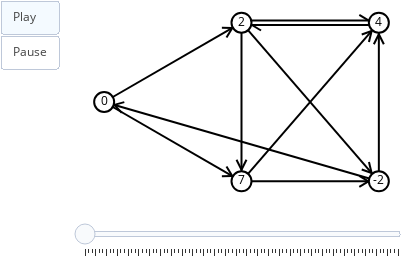

Here is the notebook cell this chart was saved with:
### Code cell
red = (255, 0, 0)  # linha nova
blue = (0, 0, 255) # linha nova
frames = []        # linha nova

sn.reset_node_colors(g) # linha nova
sn.reset_edge_colors(g) # linha nova
snapshot(g, frames)     # linha nova

from math import inf, isinf

s = 0

for n in g.nodes():
    g.node[n]['d'] = inf

g.node[s]['d'] = 0

for i in range(g.number_of_nodes() - 1):
    for n, m in g.edges():
        d = g.node[n]['d'] + g.edge[n][m]['c']
        
        g.edge[n][m]['color'] = red # linha nova
        snapshot(g, frames)  
        
        if g.node[m]['d'] > d:
            g.node[m]['d'] = d
            snapshot(g, frames)                   # linha nova

        g.edge[n][m]['color'] = sn.edge_color # linha nova
        snapshot(g, frames)  

sn.show_animation(frames)

### Figure 1 — Plotly figure (JSON) as saved in the notebook; plotly's stock layout.template omitted (floating-point values rounded to 4 significant figures)
{"data": [{"hoverinfo": "none", "line": {"color": "rgb(0, 0, 0)", "width": 2}, "mode": "lines", "x": [0, 0.5, null, 0.4664, 0.4454, null, 0.4664, 0.4286, null], "y": [0.5, 1, null, 0.9664, 0.9062, null, 0.9664, 0.9678, null]}, {"hoverinfo": "none", "line": {"color": "rgb(0, 0, 0)", "width": 2}, "mode": "lines", "x": [0, 0.5, null, 0.4664, 0.4286, null, 0.4664, 0.4454, null], "y": [0.5, 0, null, 0.03357, 0.03224, null, 0.03357, 0.09382, null]}, {"hoverinfo": "none", "line": {"color": "rgb(0, 0, 0)", "width": 2}, "mode": "lines", "x": [0.5, 1, null, 0.9621, 0.9289, null], "y": [1.014, 1.014, null, 1.014, 1.049, null]}, {"hoverinfo": "none", "line": {"color": "rgb(0, 0, 0)", "width": 2}, "mode": "lines", "x": [0.5, 0.5, null, 0.5, 0.4818, null, 0.5, 0.5182, null], "y": [1, 0, null, 0.07246, 0.1361, null, 0.07246, 0.1361, null]}, {"hoverinfo": "none", "line": {"color": "rgb(0, 0, 0)", "width": 2}, "mode": "lines", "x": [0.5, 1, null, 0.9738, 0.9377, null, 0.9738, 0.964, null], "y": [1, 0, null, 0.05237, 0.07431, null, 0.05237, 0.1223, null]}, {"hoverinfo": "none", "line": {"color": "rgb(0, 0, 0)", "width": 2}, "mode": "lines", "x": [1, 0.5, null, 0.5379, 0.5711, null], "y": [0.9855, 0.9855, null, 0.9855, 0.9508, null]}, {"hoverinfo": "none", "line": {"color": "rgb(0, 0, 0)", "width": 2}, "mode": "lines", "x": [0.5, 1, null, 0.9738, 0.964, null, 0.9738, 0.9377, null], "y": [0, 1, null, 0.9476, 0.8777, null, 0.9476, 0.9257, null]}, {"hoverinfo": "none", "line": {"color": "rgb(0, 0, 0)", "width": 2}, "mode": "lines", "x": [0.5, 1, null, 0.9621, 0.9289, null, 0.9621, 0.9289, null], "y": [0, 0, null, 0, -0.03474, null, 0, 0.03474, null]}, {"hoverinfo": "none", "line": {"color": "rgb(0, 0, 0)", "width": 2}, "mode": "lines", "x": [1, 0, null, 0.03665, 0.0734, null, 0.03665, 0.06422, null], "y": [0, 0.5, null, 0.4817, 0.4992, null, 0.4817, 0.432, null]}, {"hoverinfo": "none", "line": {"color": "rgb(0, 0, 0)", "width": 2}, "mode": "lines", "x": [1, 1, null, 1, 1.018, null, 1, 0.9818, null], "y": [0, 1, null, 0.9275, 0.8639, null, 0.9275, 0.8639, null]}, {"hoverinfo": "none", "marker": {"color": "rgb(255, 255, 255)", "line": {"color": "rgb(0, 0, 0)", "width": 2}, "size": 20}, "mode": "markers+text", "text": ["0"], "textfont": {"color": "rgb(0, 0, 0)"}, "textposition": "middle center", "x": [0], "y": [0.5]}, {"hoverinfo": "none", "marker": {"color": "rgb(255, 255, 255)", "line": {"color": "rgb(0, 0, 0)", "width": 2}, "size": 20}, "mode": "markers+text", "text": ["2"], "textfont": {"color": "rgb(0, 0, 0)"}, "textposition": "middle center", "x": [0.5], "y": [1]}, {"hoverinfo": "none", "marker": {"color": "rgb(255, 255, 255)", "line": {"color": "rgb(0, 0, 0)", "width": 2}, "size": 20}, "mode": "markers+text", "text": ["4"], "textfont": {"color": "rgb(0, 0, 0)"}, "textposition": "middle center", "x": [1], "y": [1]}, {"hoverinfo": "none", "marker": {"color": "rgb(255, 255, 255)", "line": {"color": "rgb(0, 0, 0)", "width": 2}, "size": 20}, "mode": "markers+text", "text": ["7"], "textfont": {"color": "rgb(0, 0, 0)"}, "textposition": "middle center", "x": [0.5], "y": [0]}, {"hoverinfo": "none", "marker": {"color": "rgb(255, 255, 255)", "line": {"color": "rgb(0, 0, 0)", "width": 2}, "size": 20}, "mode": "markers+text", "text": ["-2"], "textfont": {"color": "rgb(0, 0, 0)"}, "textposition": "middle center", "x": [1], "y": [0]}], "layout": {"height": 256, "margin": {"b": 0, "l": 0, "r": 0, "t": 0}, "showlegend": false, "sliders": [{"currentvalue": {"visible": false}, "steps": [{"args": [[0], {"frame": {"redraw": false}, "mode": "immediate"}], "label": "", "method": "animate"}, {"args": [[1], {"frame": {"redraw": false}, "mode": "immediate"}], "label": "", "method": "animate"}, {"args": [[2], {"frame": {"redraw": false}, "mode": "immediate"}], "label": "", "method": "animate"}, {"args": [[3], {"frame": {"redraw": false}, "mode": "immediate"}], "label": "", "method": "animate"}, {"args": [[4], {"frame": {"redraw": false}, "mode": "immediate"}], "label": "", "method": "animate"}, {"args": [[5], {"frame": {"redraw": false}, "mode": "immediate"}], "label": "", "method": "animate"}, {"args": [[6], {"frame": {"redraw": false}, "mode": "immediate"}], "label": "", "method": "animate"}, {"args": [[7], {"frame": {"redraw": false}, "mode": "immediate"}], "label": "", "method": "animate"}, {"args": [[8], {"frame": {"redraw": false}, "mode": "immediate"}], "label": "", "method": "animate"}, {"args": [[9], {"frame": {"redraw": false}, "mode": "immediate"}], "label": "", "method": "animate"}, {"args": [[10], {"frame": {"redraw": false}, "mode": "immediate"}], "label": "", "method": "animate"}, {"args": [[11], {"frame": {"redraw": false}, "mode": "immediate"}], "label": "", "method": "animate"}, {"args": [[12], {"frame": {"redraw": false}, "mode": "immediate"}], "label": "", "method": "animate"}, {"args": [[13], {"frame": {"redraw": false}, "mode": "immediate"}], "label": "", "method": "animate"}, {"args": [[14], {"frame": {"redraw": false}, "mode": "immediate"}], "label": "", "method": "animate"}, {"args": [[15], {"frame": {"redraw": false}, "mode": "immediate"}], "label": "", "method": "animate"}, {"args": [[16], {"frame": {"redraw": false}, "mode": "immediate"}], "label": "", "method": "animate"}, {"args": [[17], {"frame": {"redraw": false}, "mode": "immediate"}], "label": "", "method": "animate"}, {"args": [[18], {"frame": {"redraw": false}, "mode": "immediate"}], "label": "", "method": "animate"}, {"args": [[19], {"frame": {"redraw": false}, "mode": "immediate"}], "label": "", "method": "animate"}, {"args": [[20], {"frame": {"redraw": false}, "mode": "immediate"}], "label": "", "method": "animate"}, {"args": [[21], {"frame": {"redraw": false}, "mode": "immediate"}], "label": "", "method": "animate"}, {"args": [[22], {"frame": {"redraw": false}, "mode": "immediate"}], "label": "", "method": "animate"}, {"args": [[23], {"frame": {"redraw": false}, "mode": "immediate"}], "label": "", "method": "animate"}, {"args": [[24], {"frame": {"redraw": false}, "mode": "immediate"}], "label": "", "method": "animate"}, {"args": [[25], {"frame": {"redraw": false}, "mode": "immediate"}], "label": "", "method": "animate"}, {"args": [[26], {"frame": {"redraw": false}, "mode": "immediate"}], "label": "", "method": "animate"}, {"args": [[27], {"frame": {"redraw": false}, "mode": "immediate"}], "label": "", "method": "animate"}, {"args": [[28], {"frame": {"redraw": false}, "mode": "immediate"}], "label": "", "method": "animate"}, {"args": [[29], {"frame": {"redraw": false}, "mode": "immediate"}], "label": "", "method": "animate"}, {"args": [[30], {"frame": {"redraw": false}, "mode": "immediate"}], "label": "", "method": "animate"}, {"args": [[31], {"frame": {"redraw": false}, "mode": "immediate"}], "label": "", "method": "animate"}, {"args": [[32], {"frame": {"redraw": false}, "mode": "immediate"}], "label": "", "method": "animate"}, {"args": [[33], {"frame": {"redraw": false}, "mode": "immediate"}], "label": "", "method": "animate"}, {"args": [[34], {"frame": {"redraw": false}, "mode": "immediate"}], "label": "", "method": "animate"}, {"args": [[35], {"frame": {"redraw": false}, "mode": "immediate"}], "label": "", "method": "animate"}, {"args": [[36], {"frame": {"redraw": false}, "mode": "immediate"}], "label": "", "method": "animate"}, {"args": [[37], {"frame": {"redraw": false}, "mode": "immediate"}], "label": "", "method": "animate"}, {"args": [[38], {"frame": {"redraw": false}, "mode": "immediate"}], "label": "", "method": "animate"}, {"args": [[39], {"frame": {"redraw": false}, "mode": "immediate"}], "label": "", "method": "animate"}, {"args": [[40], {"frame": {"redraw": false}, "mode": "immediate"}], "label": "", "method": "animate"}, {"args": [[41], {"frame": {"redraw": false}, "mode": "immediate"}], "label": "", "method": "animate"}, {"args": [[42], {"frame": {"redraw": false}, "mode": "immediate"}], "label": "", "method": "animate"}, {"args": [[43], {"frame": {"redraw": false}, "mode": "immediate"}], "label": "", "method": "animate"}, {"args": [[44], {"frame": {"redraw": false}, "mode": "immediate"}], "label": "", "method": "animate"}, {"args": [[45], {"frame": {"redraw": false}, "mode": "immediate"}], "label": "", "method": "animate"}, {"args": [[46], {"frame": {"redraw": false}, "mode": "immediate"}], "label": "", "method": "animate"}, {"args": [[47], {"frame": {"redraw": false}, "mode": "immediate"}], "label": "", "method": "animate"}, {"args": [[48], {"frame": {"redraw": false}, "mode": "immediate"}], "label": "", "method": "animate"}, {"args": [[49], {"frame": {"redraw": false}, "mode": "immediate"}], "label": "", "method": "animate"}, {"args": [[50], {"frame": {"redraw": false}, "mode": "immediate"}], "label": "", "method": "animate"}, {"args": [[51], {"frame": {"redraw": false}, "mode": "immediate"}], "label": "", "method": "animate"}, {"args": [[52], {"frame": {"redraw": false}, "mode": "immediate"}], "label": "", "method": "animate"}, {"args": [[53], {"frame": {"redraw": false}, "mode": "immediate"}], "label": "", "method": "animate"}, {"args": [[54], {"frame": {"redraw": false}, "mode": "immediate"}], "label": "", "method": "animate"}, {"args": [[55], {"frame": {"redraw": false}, "mode": "immediate"}], "label": "", "method": "animate"}, {"args": [[56], {"frame": {"redraw": false}, "mode": "immediate"}], "label": "", "method": "animate"}, {"args": [[57], {"frame": {"redraw": false}, "mode": "immediate"}], "label": "", "method": "animate"}, {"args": [[58], {"frame": {"redraw": false}, "mode": "immediate"}], "label": "", "method": "animate"}, {"args": [[59], {"frame": {"redraw": false}, "mode": "immediate"}], "label": "", "method": "animate"}, {"args": [[60], {"frame": {"redraw": false}, "mode": "immediate"}], "label": "", "method": "animate"}, {"args": [[61], {"frame": {"redraw": false}, "mode": "immediate"}], "label": "", "method": "animate"}, {"args": [[62], {"frame": {"redraw": false}, "mode": "immediate"}], "label": "", "method": "animate"}, {"args": [[63], {"frame": {"redraw": false}, "mode": "immediate"}], "label": "", "method": "animate"}, {"args": [[64], {"frame": {"redraw": false}, "mode": "immediate"}], "label": "", "method": "animate"}, {"args": [[65], {"frame": {"redraw": false}, "mode": "immediate"}], "label": "", "method": "animate"}, {"args": [[66], {"frame": {"redraw": false}, "mode": "immediate"}], "label": "", "method": "animate"}, {"args": [[67], {"frame": {"redraw": false}, "mode": "immediate"}], "label": "", "method": "animate"}, {"args": [[68], {"frame": {"redraw": false}, "mode": "immediate"}], "label": "", "method": "animate"}, {"args": [[69], {"frame": {"redraw": false}, "mode": "immediate"}], "label": "", "method": "animate"}, {"args": [[70], {"frame": {"redraw": false}, "mode": "immediate"}], "label": "", "method": "animate"}, {"args": [[71], {"frame": {"redraw": false}, "mode": "immediate"}], "label": "", "method": "animate"}, {"args": [[72], {"frame": {"redraw": false}, "mode": "immediate"}], "label": "", "method": "animate"}, {"args": [[73], {"frame": {"redraw": false}, "mode": "immediate"}], "label": "", "method": "animate"}, {"args": [[74], {"frame": {"redraw": false}, "mode": "immediate"}], "label": "", "method": "animate"}, {"args": [[75], {"frame": {"redraw": false}, "mode": "immediate"}], "label": "", "method": "animate"}, {"args": [[76], {"frame": {"redraw": false}, "mode": "immediate"}], "label": "", "method": "animate"}, {"args": [[77], {"frame": {"redraw": false}, "mode": "immediate"}], "label": "", "method": "animate"}, {"args": [[78], {"frame": {"redraw": false}, "mode": "immediate"}], "label": "", "method": "animate"}, {"args": [[79], {"frame": {"redraw": false}, "mode": "immediate"}], "label": "", "method": "animate"}, {"args": [[80], {"frame": {"redraw": false}, "mode": "immediate"}], "label": "", "method": "animate"}, {"args": [[81], {"frame": {"redraw": false}, "mode": "immediate"}], "label": "", "method": "animate"}, {"args": [[82], {"frame": {"redraw": false}, "mode": "immediate"}], "label": "", "method": "animate"}, {"args": [[83], {"frame": {"redraw": false}, "mode": "immediate"}], "label": "", "method": "animate"}, {"args": [[84], {"frame": {"redraw": false}, "mode": "immediate"}], "label": "", "method": "animate"}, {"args": [[85], {"frame": {"redraw": false}, "mode": "immediate"}], "label": "", "method": "animate"}, {"args": [[86], {"frame": {"redraw": false}, "mode": "immediate"}], "label": "", "method": "animate"}, {"args": [[87], {"frame": {"redraw": false}, "mode": "immediate"}], "label": "", "method": "animate"}]}], "updatemenus": [{"buttons": [{"args": [null, {"frame": {"redraw": false}, "fromcurrent": true}], "label": "Play", "method": "animate"}, {"args": [[null], {"frame": {"redraw": false}, "mode": "immediate"}], "label": "Pause", "method": "animate"}], "showactive": true, "type": "buttons"}], "width": 408, "xaxis": {"showgrid": false, "showticklabels": false, "zeroline": false}, "yaxis": {"showgrid": false, "showticklabels": false, "zeroline": false}}}
